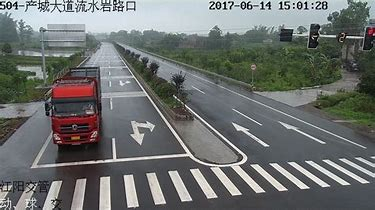
#> input picture App/Lane_Line_Recognition/App/Hough/download.jpg, 375 x 210 px
$ python ex2tron.py download.jpg
#> lines starting #> are read from the running program, lines starting #| are printed output that depends on the picture; after the words box and inside, x2 and y2 are one past the last pixel; in counts of white or black regions, pixels touching at a corner belong together
#> further down, img is the input picture: shape (210, 375, 3); mean B, G, R 110.5, 112.3, 109
# ex2tron's blog:
# http://ex2tron.wang
# 图片和视频下载：http://blog.codec.wang/cv2_lane_detection_material.zip

import cv2
import numpy as np
import sys

# 高斯滤波核大小
blur_ksize = 5

# Canny边缘检测高低阈值
canny_lth = 50
canny_hth = 150

# 霍夫变换参数
rho = 1
theta = np.pi / 180
threshold = 15
min_line_len = 40
max_line_gap = 20


def process_an_image(img):
    # 1. 灰度化、滤波和Canny
    gray = cv2.cvtColor(img, cv2.COLOR_RGB2GRAY)
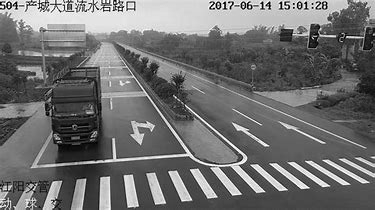
#> gray: shape (210, 375); min 0, max 255, mean 111.4
    blur_gray = cv2.GaussianBlur(gray, (blur_ksize, blur_ksize), 1)
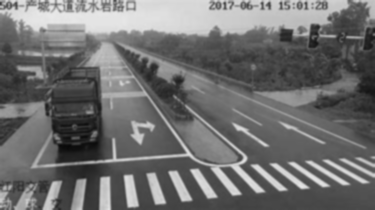
#> blur_gray: shape (210, 375); min 8, max 233, mean 111.3
    edges = cv2.Canny(blur_gray, canny_lth, canny_hth)
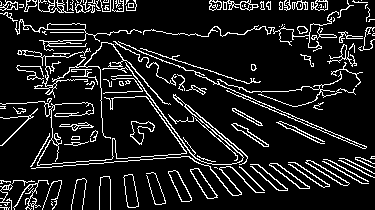
#> edges: shape (210, 375); 11.7% white in thin lines or dots

    # 2. 标记四个坐标点用于ROI截取
    rows, cols = edges.shape
#> rows = 210; cols = 375
    points = np.array([[(0, rows), (460, 325), (520, 325), (cols, rows)]])
    # [[[0 540], [460 325], [520 325], [960 540]]]
    roi_edges = roi_mask(edges, points)

    # 3. 霍夫直线提取
    drawing, lines = hough_lines(roi_edges, rho, theta,
                                 threshold, min_line_len, max_line_gap)

    # 4. 车道拟合计算
    draw_lanes(drawing, lines)

    # 5. 最终将结果合在原图上
    result = cv2.addWeighted(img, 0.9, drawing, 0.2, 0)

    return result


def roi_mask(img, corner_points):
    # 创建掩膜
    mask = np.zeros_like(img)
    cv2.fillPoly(mask, corner_points, 255)
#> mask: shape (210, 375); every value is 0

    masked_img = cv2.bitwise_and(img, mask)
    return masked_img


def hough_lines(img, rho, theta, threshold, min_line_len, max_line_gap):
    # 统计概率霍夫直线变换
#> called with rho = 1, theta = 0.0175, threshold = 15, min_line_len = 40, max_line_gap = 20
    lines = cv2.HoughLinesP(img, rho, theta, threshold,
                            minLineLength=min_line_len, maxLineGap=max_line_gap)
#> lines = None
#> in process_an_image, `drawing, lines = hough_lines(roi_edges, rho, theta, threshold, min_lin..`: drawing: shape (210, 375, 3); every value is 0

    # 新建一副空白画布
    drawing = np.zeros((img.shape[0], img.shape[1], 3), dtype=np.uint8)
    # 画出直线检测结果
    # draw_lines(drawing, lines)

    return drawing, lines


def draw_lines(img, lines, color=[0, 0, 255], thickness=1):
    for line in lines:
        for x1, y1, x2, y2 in line:
            cv2.line(img, (x1, y1), (x2, y2), color, thickness)


def draw_lanes(img, lines, color=[255, 0, 0], thickness=8):
    # a. 划分左右车道
#> called with thickness = 8
    left_lines, right_lines = [], []
    for line in lines:
        for x1, y1, x2, y2 in line:
            k = (y2 - y1) / (x2 - x1)
            if k < 0:
                left_lines.append(line)
            else:
                right_lines.append(line)

    if (len(left_lines) <= 0 or len(right_lines) <= 0):
        return

    # b. 清理异常数据
    clean_lines(left_lines, 0.1)
    clean_lines(right_lines, 0.1)

    # c. 得到左右车道线点的集合，拟合直线
    left_points = [(x1, y1) for line in left_lines for x1, y1, x2, y2 in line]
    left_points = left_points + [(x2, y2)
                                 for line in left_lines for x1, y1, x2, y2 in line]

    right_points = [(x1, y1)
                    for line in right_lines for x1, y1, x2, y2 in line]
    right_points = right_points + \
        [(x2, y2) for line in right_lines for x1, y1, x2, y2 in line]

    left_results = least_squares_fit(left_points, 325, img.shape[0])
    right_results = least_squares_fit(right_points, 325, img.shape[0])

    # 注意这里点的顺序
    vtxs = np.array(
        [[left_results[1], left_results[0], right_results[0], right_results[1]]])
    # d.填充车道区域
    cv2.fillPoly(img, vtxs, (0, 255, 0))

    # 或者只画车道线
    # cv2.line(img, left_results[0], left_results[1], (0, 255, 0), thickness)
    # cv2.line(img, right_results[0], right_results[1], (0, 255, 0), thickness)


def clean_lines(lines, threshold):
    # 迭代计算斜率均值，排除掉与差值差异较大的数据
    slope = [(y2 - y1) / (x2 - x1)
             for line in lines for x1, y1, x2, y2 in line]
    while len(lines) > 0:
        mean = np.mean(slope)
        diff = [abs(s - mean) for s in slope]
        idx = np.argmax(diff)
        if diff[idx] > threshold:
            slope.pop(idx)
            lines.pop(idx)
        else:
            break


def least_squares_fit(point_list, ymin, ymax):
    # 最小二乘法拟合
    x = [p[0] for p in point_list]
    y = [p[1] for p in point_list]

    # polyfit第三个参数为拟合多项式的阶数，所以1代表线性
    fit = np.polyfit(y, x, 1)
    fit_fn = np.poly1d(fit)  # 获取拟合的结果

    xmin = int(fit_fn(ymin))
    xmax = int(fit_fn(ymax))

    return [(xmin, ymin), (xmax, ymax)]


if __name__ == "__main__":
    img = cv2.imread(sys.argv[1])
#> (the run stopped early here; a loop or call above may not have finished)

$ run again, on App/Lane_Line_Recognition/App/Hough/self.jpg
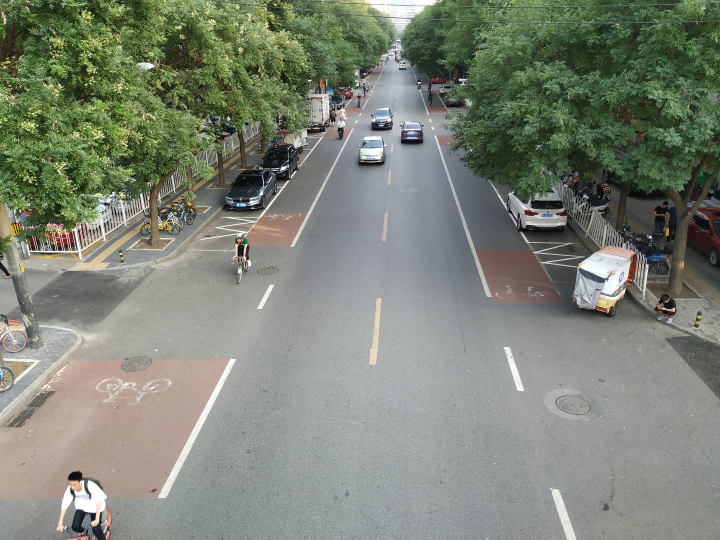
#> input picture App/Lane_Line_Recognition/App/Hough/self.jpg, 1440 x 1080 px (shown at 1/2 size)
#> img is the input picture: shape (1080, 1440, 3); mean B, G, R 118.3, 131, 125.4
#> in process_an_image, `edges = cv2.Canny(blur_gray, canny_lth, canny_hth)`:
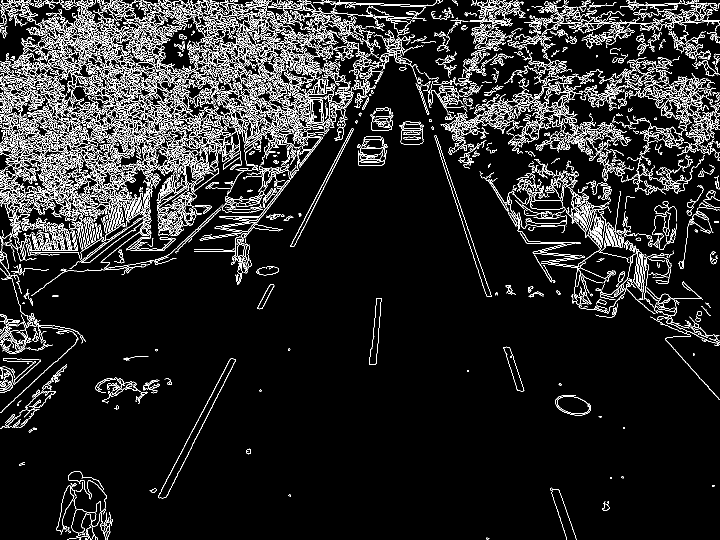
#> edges: shape (1080, 1440) (shown at 1/2 size); 9.5% white in thin lines or dots
#> mask: shape (1080, 1440); 36.4% white; 1 white region, box (x1, y1, x2, y2) and area: (0, 325, 1440, 1080) 566710
#> masked_img: shape (1080, 1440); 0.59% white in thin lines or dots, all inside (x1, y1, x2, y2) = (112, 325, 1247, 1080)
#> in hough_lines, `lines = cv2.HoughLinesP(img, rho, theta, threshold, minLineLength=min_..`: lines = 203 rows, first 6: [515, 615, 540, 569], [316, 995, 394, 842], [377, 904, 471, 718], [332, 994, 471, 721], [461, 503, 515, 438], [378, 875, 443, 749]
#> drawing: shape (1080, 1440, 3); every value is 0
#> the loop in draw_lanes, `for line in lines:` made 203 passes
#> after the loop in draw_lanes, `for line in lines:`: left_lines = 145 items, first 6: [[515, 615, 540, 569]], [[316, 995, 394, 842]], [[377, 904, 471, 718]], [[332, 994, 471, 721]], [[461, 503, 515, 438]], [[378, 875, 443, 749]]; right_lines = 58 items, first 6: [[450, 376, 493, 526]], [[192, 771, 318, 771]], [[388, 502, 497, 502]], [[470, 399, 495, 538]], [[1020, 735, 1034, 780]], [[388, 499, 498, 499]]
#> in clean_lines, `slope = [(y2 - y1) / (x2 - x1) for line in lines for x1, y1, x2, y2 in..`: slope = 145 items, first 6: -1.84, -1.96, -1.98, -1.96, -1.2, -1.94
#> the loop in clean_lines, `while len(lines) > 0:` made 1 pass
#> (mean, idx) on pass 1: (-inf, 106)
#> after the loop in clean_lines, `while len(lines) > 0:`: lines has the same summary as left_lines in draw_lanes
#> the loop in clean_lines (call 2), `while len(lines) > 0:` made 50 passes
#> (mean, idx) on passes 1 to 8: (6.25, 10), (5.84, 22), (5.44, 49), (5.09, 49), (4.76, 34), (4.46, 6), (4.15, 19), (3.84, 40)
#> in draw_lanes, `left_points = [(x1, y1) for line in left_lines for x1, y1, x2, y2 in l..`: left_points = 145 pairs, first value 114 to 754, second value 353 to 1079
#> in draw_lanes, `left_points = left_points + [(x2, y2) for line in left_lines for x1, y..`: left_points = 290 pairs, first value 114 to 762, second value 328 to 1079
#> in draw_lanes, `right_points = [(x1, y1) for line in right_lines for x1, y1, x2, y2 in..`: right_points = [(192, 771), (388, 502), (388, 499), (191, 778), (497, 380), (196, 766), (194, 769), (500, 457), (463, 326)]
#> in draw_lanes, `right_points = right_points + \ [(x2, y2) for line in right_lines for ..`: right_points = [(192, 771), (388, 502), (388, 499), (191, 778), (497, 380), (196, 766), (194, 769), (500, 457), (463, 326), (318, 771), (497, 502), (498, 499), (305, 778), (559, 386), (309, 768), (271, 769), (557, 462), (523, 334)]
#> x = 290 values, max 762 at index 182, min 114 at index 77, mean 401.9
#> y = 290 values, max 1079 at index 48, min 328 at index 204, mean 627.6
#> fit = [-0.529, 734]
#> xmin = 562
#> xmax = 162
#> left_results = [(562, 325), (162, 1080)]
#> right_results = [(556, 325), (43, 1080)]
#> vtxs = [[162, 1080], [562, 325], [556, 325], [43, 1080]]
#> `cv2.imshow("lane", np.hstack((img, result)))`:
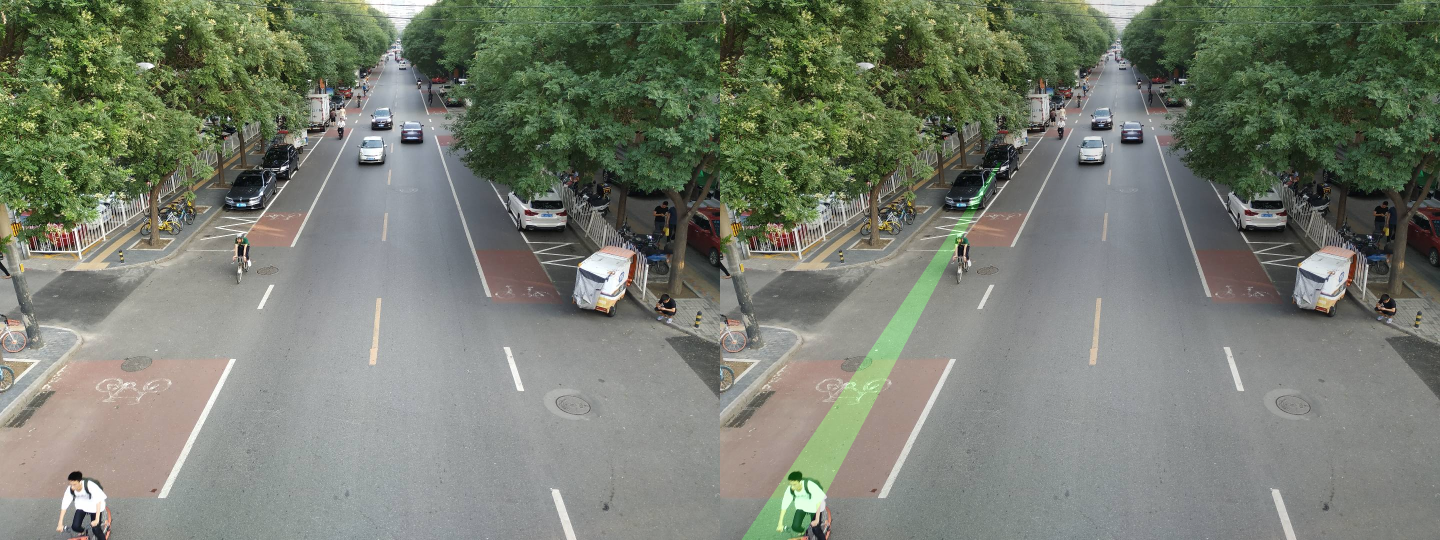
#> window 'lane': shape (1080, 2880, 3) (shown at 1/2 size); mean B, G, R 112.4, 125.2, 119.2

$ run again, on App/Lane_Line_Recognition/App/Hough/sz_car.jpg
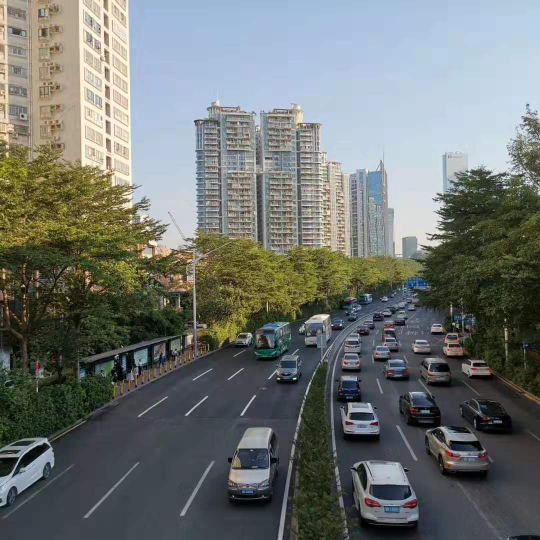
#> input picture App/Lane_Line_Recognition/App/Hough/sz_car.jpg, 1080 x 1080 px (shown at 1/2 size)
#> img is the input picture: shape (1080, 1080, 3); mean B, G, R 113.4, 116.2, 111.6
#> in process_an_image, `edges = cv2.Canny(blur_gray, canny_lth, canny_hth)`:
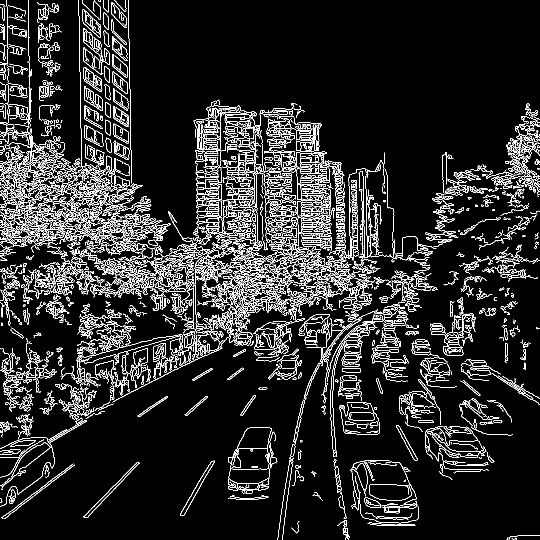
#> edges: shape (1080, 1080) (shown at 1/2 size); 10.2% white in thin lines or dots
#> mask: shape (1080, 1080); 37% white; 1 white region, box (x1, y1, x2, y2) and area: (0, 325, 1080, 1080) 431007
#> masked_img: shape (1080, 1080); 3.7% white in thin lines or dots, all inside (x1, y1, x2, y2) = (40, 325, 1075, 1080)
#> in hough_lines, `lines = cv2.HoughLinesP(img, rho, theta, threshold, minLineLength=min_..`: lines = 1172 rows, first 6: [331, 633, 541, 355], [367, 479, 629, 662], [627, 746, 722, 784], [705, 935, 770, 1051], [458, 334, 654, 595], [565, 1075, 594, 845]
#> drawing: shape (1080, 1080, 3); every value is 0
#> the loop in draw_lanes, `for line in lines:` made 1172 passes
#> after the loop in draw_lanes, `for line in lines:`: left_lines = 558 items, first 6: [[331, 633, 541, 355]], [[565, 1075, 594, 845]], [[529, 614, 536, 512]], [[349, 650, 580, 419]], [[261, 741, 392, 646]], [[147, 857, 190, 788]]; right_lines = 614 items, first 6: [[367, 479, 629, 662]], [[627, 746, 722, 784]], [[705, 935, 770, 1051]], [[458, 334, 654, 595]], [[451, 356, 722, 690]], [[670, 640, 720, 700]]
#> in clean_lines, `slope = [(y2 - y1) / (x2 - x1) for line in lines for x1, y1, x2, y2 in..`: slope = 558 items, first 6: -1.32, -7.93, -14.57, -1, -0.725, -1.6
#> the loop in clean_lines, `while len(lines) > 0:` made 1 pass
#> (mean, idx) on pass 1: (-inf, 51)
#> after the loop in clean_lines, `while len(lines) > 0:`: lines has the same summary as left_lines in draw_lanes
#> the loop in clean_lines (call 2), `while len(lines) > 0:` made 538 passes
#> (mean, idx) on passes 1 to 3: (3.28, 590), (3.17, 254), (3.07, 328)
#> in draw_lanes, `left_points = [(x1, y1) for line in left_lines for x1, y1, x2, y2 in l..`: left_points = 558 pairs, first value 41 to 913, second value 374 to 1079
#> in draw_lanes, `left_points = left_points + [(x2, y2) for line in left_lines for x1, y..`: left_points = 1116 pairs, first value 41 to 969, second value 325 to 1079
#> in draw_lanes, `right_points = [(x1, y1) for line in right_lines for x1, y1, x2, y2 in..`: right_points = 77 pairs, first value 159 to 912, second value 431 to 1010
#> in draw_lanes, `right_points = right_points + \ [(x2, y2) for line in right_lines for ..`: right_points = 154 pairs, first value 159 to 974, second value 431 to 1018
#> x = 1116 values, max 969 at index 596, min 41 at index 43, mean 550.7
#> y = 1116 values, max 1079 at index 81, min 325 at index 754, mean 659.3
#> fit = [0.16, 445.2]
#> xmin = 497
#> xmax = 618
#> left_results = [(497, 325), (618, 1080)]
#> right_results = [(33, 325), (849, 1080)]
#> vtxs = [[618, 1080], [497, 325], [33, 325], [849, 1080]]
#> `cv2.imshow("lane", np.hstack((img, result)))`:
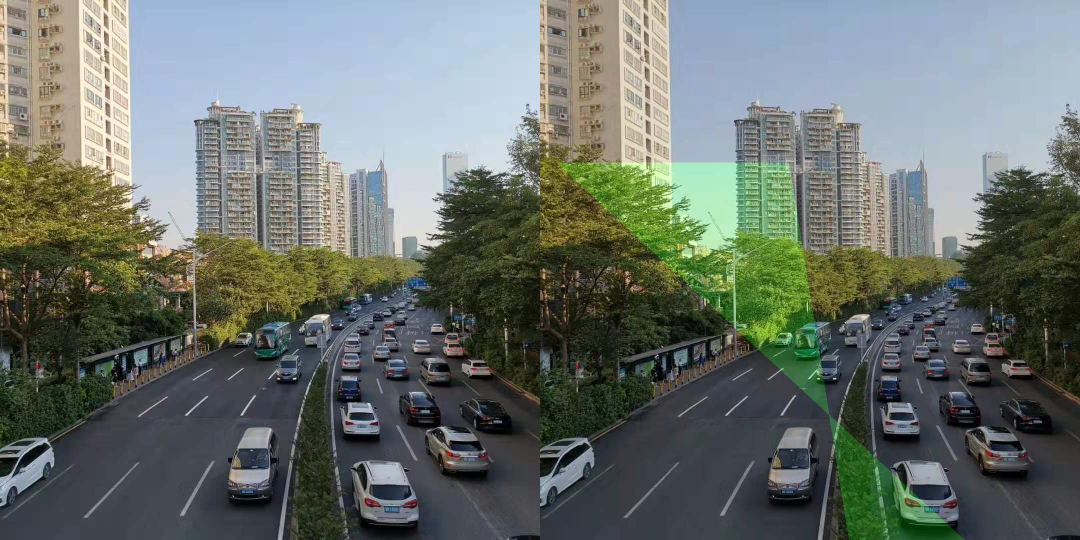
#> window 'lane': shape (1080, 2160, 3) (shown at 1/2 size); mean B, G, R 107.8, 113.6, 106

$ run again, on App/Lane_Line_Recognition/App/Hough/sz_car2.jpg
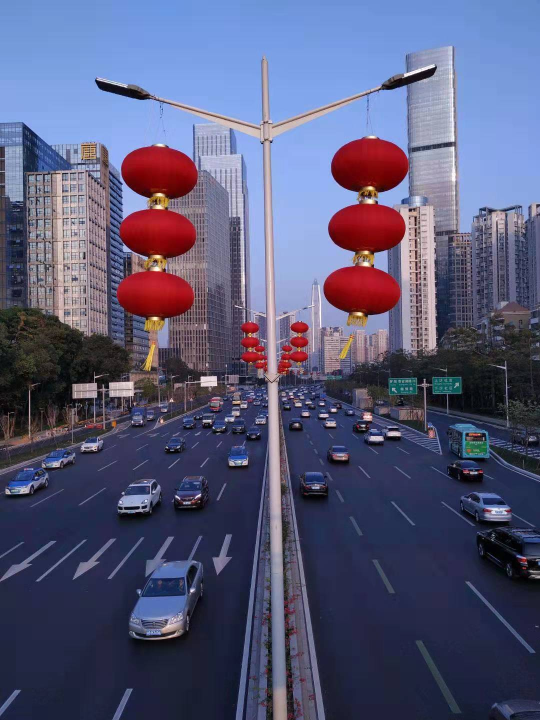
#> input picture App/Lane_Line_Recognition/App/Hough/sz_car2.jpg, 1080 x 1440 px (shown at 1/2 size)
#> img is the input picture: shape (1440, 1080, 3); mean B, G, R 119.5, 88.2, 86.8
#> in process_an_image, `edges = cv2.Canny(blur_gray, canny_lth, canny_hth)`:
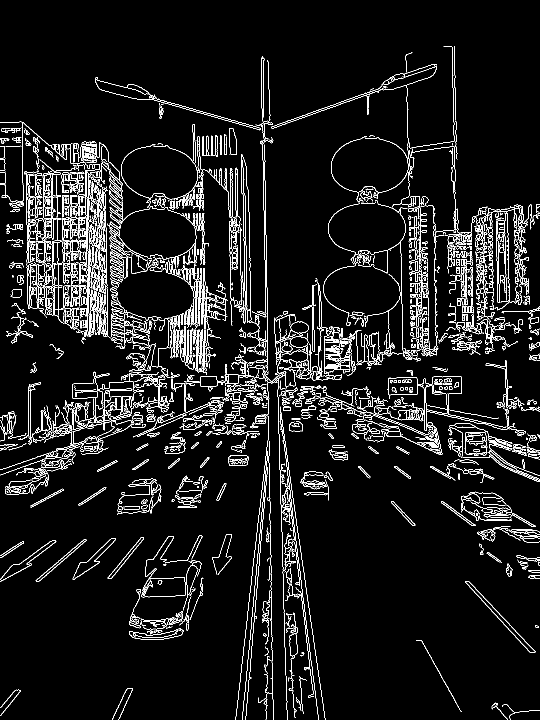
#> edges: shape (1440, 1080) (shown at 1/2 size); 6.6% white in thin lines or dots
#> mask: shape (1440, 1080); 40.9% white; 1 white region, box (x1, y1, x2, y2) and area: (0, 325, 1080, 1440) 636387
#> masked_img: shape (1440, 1080); 2.4% white in thin lines or dots, all inside (x1, y1, x2, y2) = (5, 325, 1071, 1440)
#> in hough_lines, `lines = cv2.HoughLinesP(img, rho, theta, threshold, minLineLength=min_..`: lines = 919 rows, first 6: [486, 366, 490, 645], [560, 813, 624, 1264], [568, 880, 636, 1436], [529, 342, 535, 633], [526, 336, 529, 519], [539, 941, 540, 1026]
#> drawing: shape (1440, 1080, 3); every value is 0
#> the loop in draw_lanes, `for line in lines:` made 919 passes
#> after the loop in draw_lanes, `for line in lines:`: left_lines = 630 items, first 6: [[320, 814, 343, 744]], [[375, 766, 377, 661]], [[491, 1434, 534, 940]], [[276, 872, 701, 691]], [[352, 1273, 354, 1230]], [[507, 805, 642, 638]]; right_lines = 289 items, first 6: [[486, 366, 490, 645]], [[560, 813, 624, 1264]], [[568, 880, 636, 1436]], [[529, 342, 535, 633]], [[526, 336, 529, 519]], [[539, 941, 540, 1026]]
#> in clean_lines, `slope = [(y2 - y1) / (x2 - x1) for line in lines for x1, y1, x2, y2 in..`: slope = 630 items, first 6: -3.04, -52.5, -11.49, -0.426, -21.5, -1.24
#> the loop in clean_lines, `while len(lines) > 0:` made 1 pass
#> (mean, idx) on pass 1: (-inf, 26)
#> after the loop in clean_lines, `while len(lines) > 0:`: lines has the same summary as left_lines in draw_lanes
#> the loop in clean_lines (call 2), `while len(lines) > 0:` made 270 passes
#> (mean, idx) on passes 1 to 3: (10.97, 155), (10.69, 5), (10.43, 82)
#> in draw_lanes, `left_points = [(x1, y1) for line in left_lines for x1, y1, x2, y2 in l..`: left_points = 630 pairs, first value 5 to 1028, second value 386 to 1439
#> in draw_lanes, `left_points = left_points + [(x2, y2) for line in left_lines for x1, y..`: left_points = 1260 pairs, first value 5 to 1068, second value 329 to 1439
#> in draw_lanes, `right_points = [(x1, y1) for line in right_lines for x1, y1, x2, y2 in..`: right_points = [(353, 631), (280, 760), (322, 820), (429, 859), (364, 828), (603, 961), (533, 931), (323, 741), (260, 850), (695, 824), (329, 831), (374, 766), (451, 783), (566, 1172), (608, 966), (433, 794), (421, 848), (438, 794), (425, 854), (326, 759)]
#> in draw_lanes, `right_points = right_points + \ [(x2, y2) for line in right_lines for ..`: right_points = 40 pairs, first value 260 to 777, second value 631 to 1182
#> x = 1260 values, max 1068 at index 879, min 5 at index 559, mean 489.1
#> y = 1260 values, max 1439 at index 240, min 329 at index 672, mean 832.5
#> fit = [-0.192, 649.4]
#> xmin = 586
#> xmax = 372
#> left_results = [(586, 325), (372, 1440)]
#> right_results = [(131, 325), (833, 1440)]
#> vtxs = [[372, 1440], [586, 325], [131, 325], [833, 1440]]
#> `cv2.imshow("lane", np.hstack((img, result)))`:
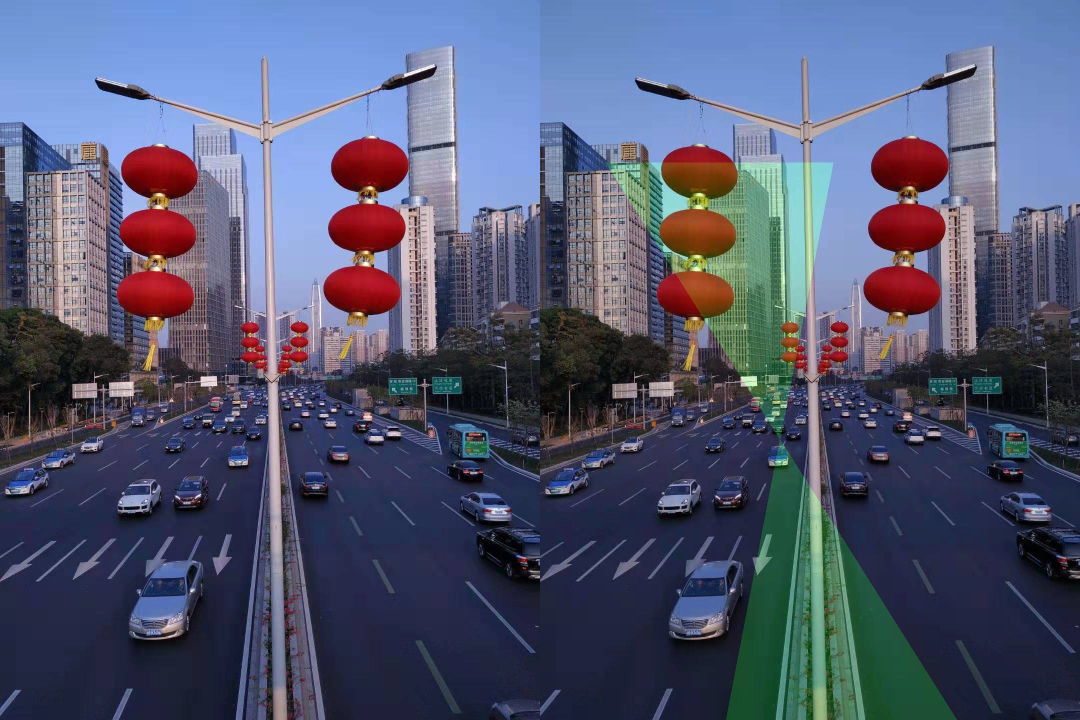
#> window 'lane': shape (1440, 2160, 3) (shown at 1/2 size); mean B, G, R 113.5, 88, 82.5
